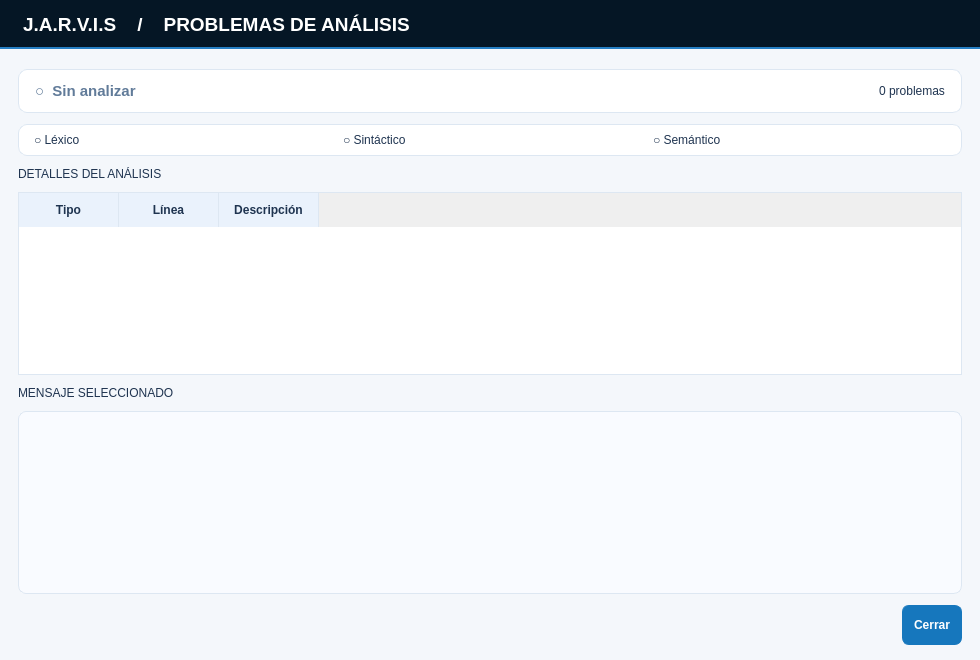
<?xml version='1.0' encoding='UTF-8'?>
<ui version="4.0">
  <class>VentanaProblemas</class>
  <widget class="QDialog" name="VentanaProblemas">
    <property name="geometry">
      <rect>
        <x>0</x>
        <y>0</y>
        <width>980</width>
        <height>660</height>
      </rect>
    </property>
    <property name="minimumSize">
      <size>
        <width>680</width>
        <height>460</height>
      </size>
    </property>
    <property name="windowTitle">
      <string notr="true">J.A.R.V.I.S | Problemas del programa</string>
    </property>
    <property name="styleSheet">
      <string notr="true">QDialog {background:#F4F7FB;color:#1F3450;font-family:'Segoe UI';}
QFrame#headerDialog {background:#051625;border-bottom:2px solid #267FC4;}
QLabel#lblDialogTitle {color:#FFFFFF;font-size:19px;font-weight:800;}
QLabel#lblDialogSubtitulo {color:#B8D7EF;font-size:12px;}
QLabel {color:#1F3450;font-size:12px;}
QLabel#lblEstadoProblemas {color:#617B99;font-size:15px;font-weight:700;}
QLabel#lblASTAviso, QLabel#lblNombreAST {color:#617B99;font-size:11px;}
QFrame#barraDialog, QFrame#panelDialog {background:#FFFFFF;border:1px solid #DDE7F2;border-radius:9px;}
QPushButton {background:#E8F2FE;color:#1B466B;border:1px solid #DDE7F2;border-radius:7px;padding:9px 11px;font-weight:600;min-height:20px;}
QPushButton:hover {background:#D6E8FA;}
QPushButton#btnCerrarAST,QPushButton#btnCerrarProblemas {background:#1677BD;color:white;border-color:#1677BD;}
QScrollArea {background:white;border:1px solid #DDE7F2;border-radius:7px;}
QTableWidget {background:#FFFFFF;color:#1F3450;alternate-background-color:#EAF2FC;gridline-color:#DDE7F2;border:1px solid #DDE7F2;}
QHeaderView::section {background:#EAF2FC;color:#1F3450;padding:8px;border:0;border-right:1px solid #DDE7F2;font-weight:700;}
QPlainTextEdit {background:#F9FBFF;color:#1F3450;border:1px solid #DDE7F2;border-radius:8px;padding:10px;font-family:Consolas;font-size:12px;}
QLabel#lblASTImagen {background:#FFFFFF;color:#6A849C;}</string>
    </property>
    <layout class="QVBoxLayout" name="layoutVentana">
      <property name="spacing">
        <number>10</number>
      </property>
      <property name="leftMargin">
        <number>0</number>
      </property>
      <property name="topMargin">
        <number>0</number>
      </property>
      <property name="rightMargin">
        <number>0</number>
      </property>
      <property name="bottomMargin">
        <number>0</number>
      </property>
      <item>
        <widget class="QFrame" name="headerDialog">
          <layout class="QHBoxLayout" name="cabeceraLayout">
            <property name="spacing">
              <number>10</number>
            </property>
            <property name="leftMargin">
              <number>23</number>
            </property>
            <property name="topMargin">
              <number>13</number>
            </property>
            <property name="rightMargin">
              <number>23</number>
            </property>
            <property name="bottomMargin">
              <number>13</number>
            </property>
            <item>
              <widget class="QLabel" name="lblDialogTitle">
                <property name="text">
                  <string notr="true">J.A.R.V.I.S    /    PROBLEMAS DE ANÁLISIS</string>
                </property>
              </widget>
            </item>
          </layout>
        </widget>
      </item>
      <item>
        <widget class="QWidget" name="contenidoDialog">
          <layout class="QVBoxLayout" name="contenidoLayout">
            <property name="spacing">
              <number>11</number>
            </property>
            <property name="leftMargin">
              <number>18</number>
            </property>
            <property name="topMargin">
              <number>10</number>
            </property>
            <property name="rightMargin">
              <number>18</number>
            </property>
            <property name="bottomMargin">
              <number>15</number>
            </property>
            <item>
              <widget class="QFrame" name="barraDialog">
                <layout class="QHBoxLayout" name="erroresEstadoLayout">
                  <property name="spacing">
                    <number>10</number>
                  </property>
                  <property name="leftMargin">
                    <number>16</number>
                  </property>
                  <property name="topMargin">
                    <number>11</number>
                  </property>
                  <property name="rightMargin">
                    <number>16</number>
                  </property>
                  <property name="bottomMargin">
                    <number>11</number>
                  </property>
                  <item>
                    <widget class="QLabel" name="lblEstadoProblemas">
                      <property name="text">
                        <string notr="true">○  Sin analizar</string>
                      </property>
                    </widget>
                  </item>
                  <item>
                    <spacer name="spacer">
                      <property name="orientation">
                        <enum>Qt::Horizontal</enum>
                      </property>
                      <property name="sizeType">
                        <enum>QSizePolicy::Expanding</enum>
                      </property>
                      <property name="sizeHint">
                        <size>
                          <width>20</width>
                          <height>20</height>
                        </size>
                      </property>
                    </spacer>
                  </item>
                  <item>
                    <widget class="QLabel" name="lblConteoProblemas">
                      <property name="text">
                        <string notr="true">0 problemas</string>
                      </property>
                    </widget>
                  </item>
                </layout>
              </widget>
            </item>
            <item>
              <widget class="QFrame" name="panelDialog">
                <layout class="QHBoxLayout" name="fasesLayout">
                  <property name="spacing">
                    <number>16</number>
                  </property>
                  <property name="leftMargin">
                    <number>15</number>
                  </property>
                  <property name="topMargin">
                    <number>8</number>
                  </property>
                  <property name="rightMargin">
                    <number>15</number>
                  </property>
                  <property name="bottomMargin">
                    <number>8</number>
                  </property>
                  <item>
                    <widget class="QLabel" name="lblLexicoProblemas">
                      <property name="text">
                        <string notr="true">○ Léxico</string>
                      </property>
                    </widget>
                  </item>
                  <item>
                    <widget class="QLabel" name="lblSintacticoProblemas">
                      <property name="text">
                        <string notr="true">○ Sintáctico</string>
                      </property>
                    </widget>
                  </item>
                  <item>
                    <widget class="QLabel" name="lblSemanticoProblemas">
                      <property name="text">
                        <string notr="true">○ Semántico</string>
                      </property>
                    </widget>
                  </item>
                </layout>
              </widget>
            </item>
            <item>
              <widget class="QLabel" name="lblTituloErrores">
                <property name="text">
                  <string notr="true">DETALLES DEL ANÁLISIS</string>
                </property>
              </widget>
            </item>
            <item>
              <widget class="QTableWidget" name="tblProblemas">
                <property name="columnCount">
                  <number>3</number>
                </property>
                <property name="rowCount">
                  <number>0</number>
                </property>
                <property name="alternatingRowColors">
                  <bool>true</bool>
                </property>
                <property name="editTriggers">
                  <enum>QAbstractItemView::NoEditTriggers</enum>
                </property>
                <column>
                  <property name="text">
                    <string notr="true">Tipo</string>
                  </property>
                </column>
                <column>
                  <property name="text">
                    <string notr="true">Línea</string>
                  </property>
                </column>
                <column>
                  <property name="text">
                    <string notr="true">Descripción</string>
                  </property>
                </column>
              </widget>
            </item>
            <item>
              <widget class="QLabel" name="lblDetalle">
                <property name="text">
                  <string notr="true">MENSAJE SELECCIONADO</string>
                </property>
              </widget>
            </item>
            <item>
              <widget class="QPlainTextEdit" name="txtDetalleError">
                <property name="readOnly">
                  <bool>true</bool>
                </property>
                <property name="minimumSize">
                  <size>
                    <width>0</width>
                    <height>130</height>
                  </size>
                </property>
              </widget>
            </item>
            <item>
              <layout class="QHBoxLayout" name="accionesErrores">
                <property name="spacing">
                  <number>0</number>
                </property>
                <property name="leftMargin">
                  <number>0</number>
                </property>
                <property name="topMargin">
                  <number>0</number>
                </property>
                <property name="rightMargin">
                  <number>0</number>
                </property>
                <property name="bottomMargin">
                  <number>0</number>
                </property>
                <item>
                  <spacer name="spacer">
                    <property name="orientation">
                      <enum>Qt::Horizontal</enum>
                    </property>
                    <property name="sizeType">
                      <enum>QSizePolicy::Expanding</enum>
                    </property>
                    <property name="sizeHint">
                      <size>
                        <width>20</width>
                        <height>20</height>
                      </size>
                    </property>
                  </spacer>
                </item>
                <item>
                  <widget class="QPushButton" name="btnCerrarProblemas">
                    <property name="text">
                      <string notr="true">Cerrar</string>
                    </property>
                  </widget>
                </item>
              </layout>
            </item>
          </layout>
        </widget>
      </item>
    </layout>
  </widget>
  <resources/>
  <connections/>
</ui>
